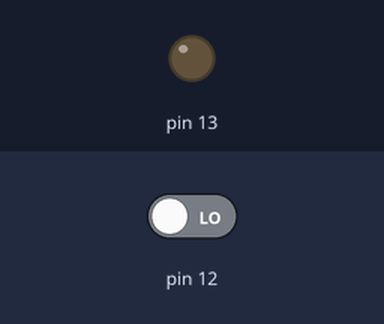
A sketch run on a simulated Arduino Uno, built with avr-gcc and run on an emulated ATmega328P. Parts: output pins drawn as LEDs (lit = HIGH). The inputs (shaded band) are chosen by the test bench; at power-on: pin 12 LOW.

Above: at 1.2 s.
1.3 s: pin 12 driven HIGH
At 2.1 s:
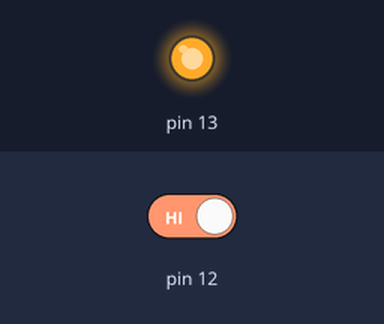
2.8 s: pin 12 driven LOW
At 3.3 s:
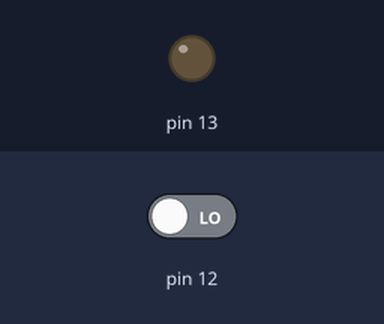
Timing chart, 0 to 5.8 s (numbered marks = the images above; inputs shaded):
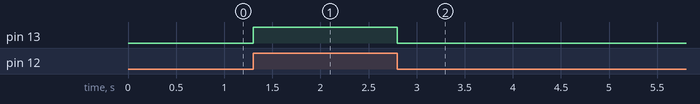

The sketch:

Switch_LED_Interface.ino
```cpp
void setup()
{
  pinMode(13, OUTPUT);
  pinMode(12, INPUT);
}

void loop()
{
  int a;
  a = digitalRead(12);
  if(a==1)
    digitalWrite(13,HIGH);
 else
   digitalWrite(13,LOW);
}
```

Measured:
- after the input at 1.3 s, pin 13: LOW → HIGH at once
- after the input at 2.8 s, pin 13: HIGH → LOW at once
